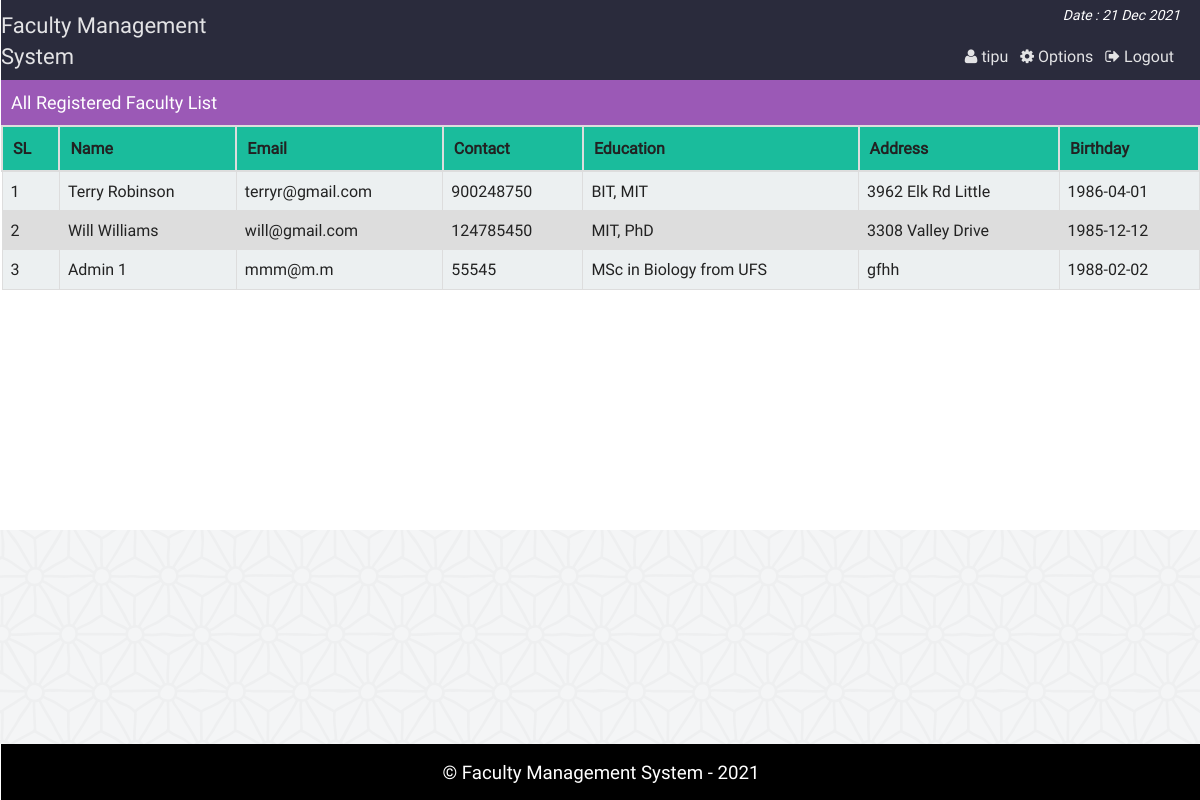
/admin_all_faculty.php (signed in), run on the app's committed database.
### tables this page shows
CREATE TABLE `faculty` (
  `id` int(11) NOT NULL,
  `username` varchar(15) NOT NULL,
  `password` varchar(50) NOT NULL,
  `name` varchar(30) NOT NULL,
  `email` varchar(100) NOT NULL,
  `birthday` date DEFAULT NULL,
  `gender` varchar(10) NOT NULL,
  `education` varchar(100) DEFAULT NULL,
  `contact` int(100) DEFAULT NULL,
  `address` varchar(255) DEFAULT NULL
);

### php/functions.php (called while the page is built, shortened)
<?php
class login_registration_class{
	public function get_faculty(){
		global $conn;
		$sql = "select * from faculty order by id ASC";
		$result = $conn->query($sql);
		return $result;
	}
};
?>

### admin_all_faculty.php (the view, shortened to what this page needs)
<?php
	require "php/config.php";
	require_once "php/functions.php";
	$user = new login_registration_class();
?>
<?php
include "php/headertop_admin.php";
?>
<div class="all_student">
	<div class="search_st">
		<div class="hdinfo"><h3>All Registered Faculty List</h3></div>
	</div>
		<table class="tab_one">
			<tr>
				<th>SL</th>
				<th>Name</th>
				<th>Email</th>
				<th>Contact</th>
				<th>Education</th>
				<th>Address</th>
				<th>Birthday</th>
			</tr>
			<?php
			$i=0;
				$alluser =$user->get_faculty();
				while($rows = $alluser->fetch_assoc()){
				$i++;
			?>
			<tr>
				<td><?php echo $i; ?></td>
				<td><?php echo $rows['name'];?></td>
				<td><?php echo $rows['email'];?></td>
				<td><?php echo $rows['contact'];?></td>
				<td><?php echo $rows['education'];?></td>
				<td><?php echo $rows['address'];?></td>
				<td><?php echo $rows['birthday'];?></td>
			</tr>
			<?php } ?>
		</table>
</div>
<?php include "php/footerbottom.php";?>

### css/main.css (style rules this page uses)
html { color: #222; font-size: 1em; line-height: 1.4; }
body { font-family:roboto !important; background:url(../img/ptrn.png) repeat fixed; }
.st_reg th, td { padding: 8px; }
table.tab_one { width:100%; }
table.tab_one th { background:#1abc9c; padding:10px; font-weight:bold; text-align:left; }
table.tab_one td { border:1px solid #ddd; padding:8px; }
table.tab_one tr:nth-child(odd) { background:#ddd; }
table.tab_one tr:nth-child(even) { background:#ecf0f1; }
.all_student { min-height:450px; }
.search_st { background:#9b59b6; height:45px; }
.hdinfo { float:left; width:500px; }
.hdinfo h3 { font-size:18px; color:#fff; padding:10px; margin:0; font-weight:normal; }
table.att_tab tr,td,th { border:2px solid #ddd; border-collapse:collapse; padding:8px; }

### data on the page
faculty: name "Terry Robinson", email "terryr@gmail.com", contact "900248750", education "BIT, MIT", address "3962 Elk Rd Little", birthday "1986-04-01"
faculty: name "Will Williams", email "will@gmail.com", contact "124785450", education "MIT, PhD", address "3308 Valley Drive", birthday "1985-12-12"
faculty: name "Admin 1", email "mmm@m.m", contact "55545", education "MSc in Biology from UFS", address "gfhh", birthday "1988-02-02"

### other printed values
$admin_name "tipu"
